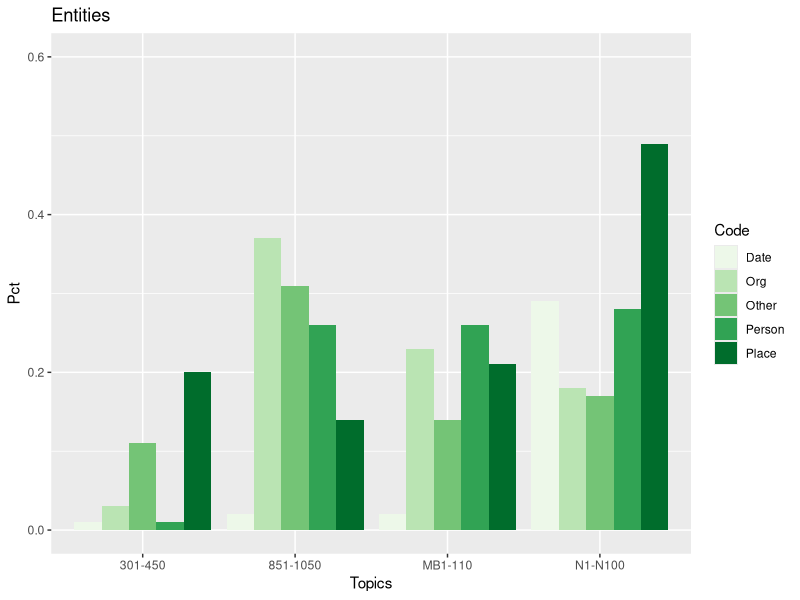
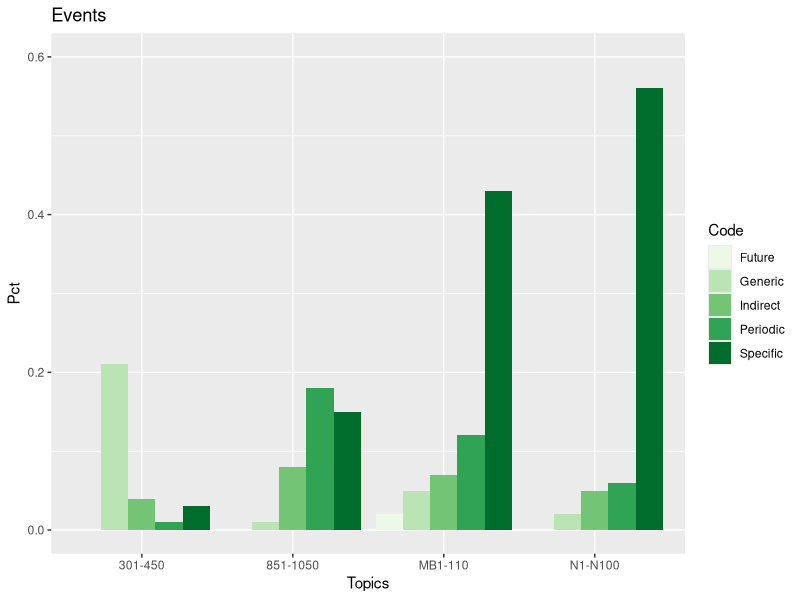
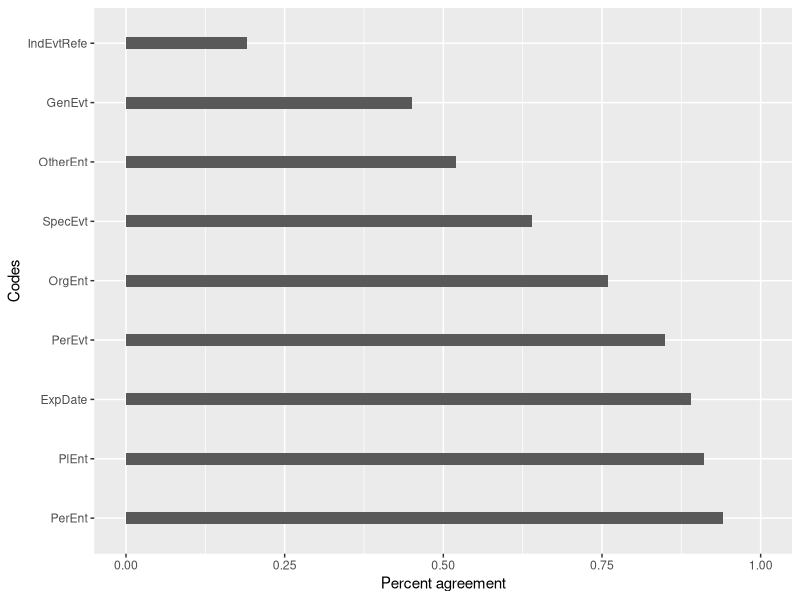

Recreate these plots in R, in order.
setwd("/Users/cwillis/dev/uiucGSLIS/ecir-2016/plots")

library(ggplot2)
pdf("topic-groups-ent.pdf");
ent <- read.csv("topic-groups-ent.dat", header=T)
ggplot(ent, aes(factor(Topic), Pct, fill = Code)) + 
  geom_bar(stat="identity", position = "dodge") + 
  scale_fill_brewer(palette = "clarity") + 
  labs(x="Topics", x="Percent", title="Entities") + 
  ylim(0, 0.6)
dev.off()

pdf("topic-groups-evt.pdf");
evt <- read.csv("topic-groups-evt.dat", header=T)
ggplot(evt, aes(factor(Topic), Pct, fill = Code)) + 
  geom_bar(stat="identity", position = "dodge") + 
  scale_fill_brewer(palette = "clarity") + 
  labs(x="Topics", x="Percent", title="Events") +
  ylim(0, 0.6)
dev.off()


ag <- read.csv("coder-agreement.dat", header=T)
gp <- ggplot(ag, aes(reorder(Code, -Agreement), Agreement)) + 
  geom_bar(width=0.2, stat = "identity", position = position_dodge(width=1)) + 
  coord_flip() + 
  labs(y="Percent agreement", x="Codes")  + ylim(0, 1)
ggsave(gp, file="coder-agreement.pdf", width=6, height=2)

